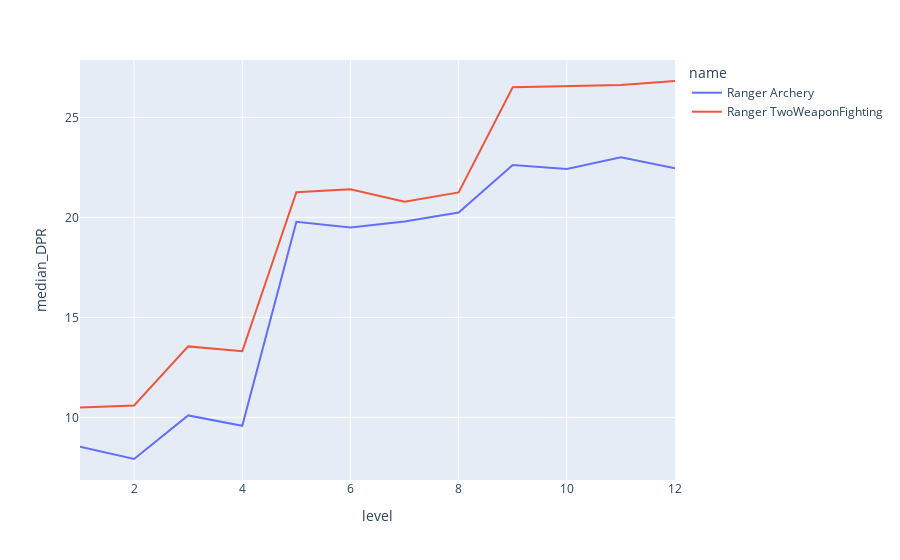

Write notebook code for a chart like this one.
### Code cell
import plotly.express as px

fig = px.line(df_overall,
              x='level',
              y='median_DPR',
              color='name')
fig.show()

### Figure 1 — Plotly figure (JSON) as saved in the notebook; plotly's stock layout.template omitted (floating-point values rounded to 4 significant figures)
{"data": [{"hovertemplate": "name=Ranger Archery<br>level=%{x}<br>median_DPR=%{y}<extra></extra>", "legendgroup": "Ranger Archery", "line": {"color": "#636efa", "dash": "solid"}, "marker": {"symbol": "circle"}, "mode": "lines", "name": "Ranger Archery", "orientation": "v", "showlegend": true, "x": [1, 2, 3, 4, 5, 6, 7, 8, 9, 10, 11, 12], "xaxis": "x", "y": [8.53, 7.92, 10.1, 9.58, 19.78, 19.5, 19.8, 20.24, 22.62, 22.42, 23.01, 22.46], "yaxis": "y", "type": "scatter"}, {"hovertemplate": "name=Ranger TwoWeaponFighting<br>level=%{x}<br>median_DPR=%{y}<extra></extra>", "legendgroup": "Ranger TwoWeaponFighting", "line": {"color": "#EF553B", "dash": "solid"}, "marker": {"symbol": "circle"}, "mode": "lines", "name": "Ranger TwoWeaponFighting", "orientation": "v", "showlegend": true, "x": [1, 2, 3, 4, 5, 6, 7, 8, 9, 10, 11, 12], "xaxis": "x", "y": [10.5, 10.6, 13.55, 13.31, 21.26, 21.41, 20.78, 21.25, 26.51, 26.57, 26.62, 26.82], "yaxis": "y", "type": "scatter"}], "layout": {"xaxis": {"anchor": "y", "domain": [0.0, 1.0], "title": {"text": "level"}}, "yaxis": {"anchor": "x", "domain": [0.0, 1.0], "title": {"text": "median_DPR"}}, "legend": {"title": {"text": "name"}, "tracegroupgap": 0}, "margin": {"t": 60}}}
